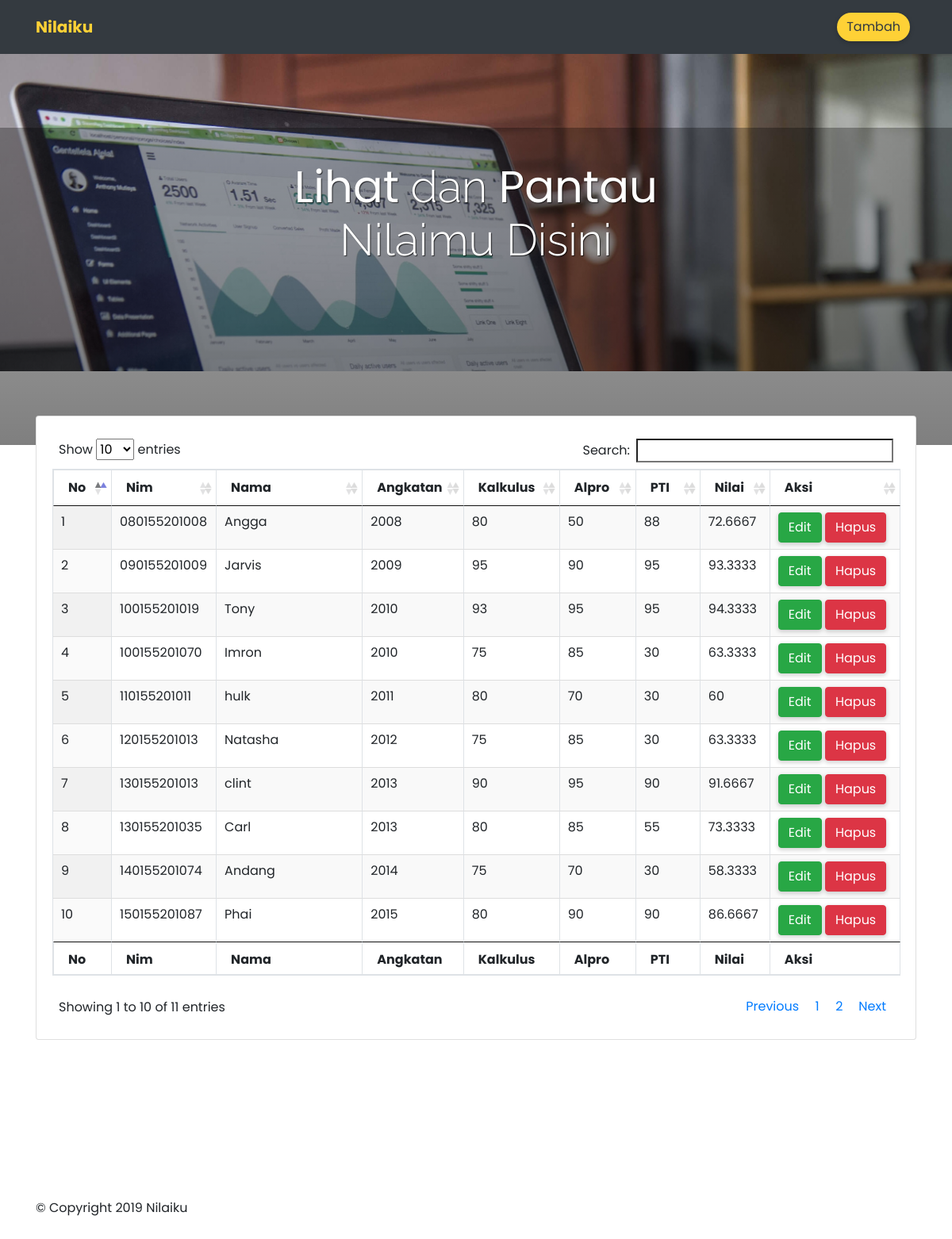
The page / on the database its author committed.
### tables this page shows
CREATE TABLE `mahasiswa` (
  `nim` varchar(12) NOT NULL,
  `nama` varchar(100) NOT NULL,
  `angkatan` int(50) NOT NULL,
  `kalkulus` int(10) NOT NULL,
  `alpro` int(10) NOT NULL,
  `pti` int(10) NOT NULL,
  `nilai` float NOT NULL
);

### index.php (the view, shortened to what this page needs)
<!DOCTYPE html>
<html>
<head>
  <link rel="stylesheet" href="https://cdnjs.cloudflare.com/ajax/libs/twitter-bootstrap/4.1.3/css/bootstrap.css">
  <link rel="stylesheet" type="text/css" href="assets/css/jquery.dataTables.min.css">
  <link rel="stylesheet" type="text/css" href="assets/css/dataTables.jqueryui.min.css">
  <link rel="stylesheet" href="https://cdn.datatables.net/1.10.19/css/dataTables.bootstrap4.min.css">
  <link rel="stylesheet" href="https://cdnjs.cloudflare.com/ajax/libs/animate.css/3.7.0/animate.min.css">
</head>
<body>
    <nav class="navbar navbar-expand-lg navbar-dark bg-dark">
      <div class="container">
        <a class="navbar-brand" href="index.php" style="color: #FED136 !important;"><strong>Nilaiku</strong></a>
      <div class="collapse navbar-collapse" id="navbarNavAltMarkup">
        <div class="navbar-nav ml-auto">
          <a class="nav-item nav-link" href="add.php"><button class="btn btn-primary" style="border-radius: 40px; background-color: #FED136 !important; border: none;color: #343A40 !important;">Tambah</button></a>
        </div>
      </div>
      </div>
    </nav>
    <div class="jumbotron jumbotron-fluid" style="height: 400px; background-image: url('assets/images/jumbotron.jpg'); background-size: cover;">
      <div class="container">
        <h2 class="display-4 text-white text-center animated fadeInUp" style="font-family: 'Raleway', sans-serif; text-shadow: 1px 1px 1px rgba(0, 0, 0, .7); z-index: 9999;"><strong>Lihat</strong> dan <strong>Pantau</strong> <br> Nilaimu Disini</h2>
      </div>
    </div>
  <div class="container pt-4">
    <div class="card mb-4">
      <div class="card-body">
      <table id="example" class="table table-bordered display" cellspacing="0" width="100%">
          <thead>
              <tr>
                <th>No</th>
                <th>Nim</th>
                <th>Nama</th>
                <th>Angkatan</th>
                <th>Kalkulus</th>
                <th>Alpro</th>
                <th>PTI</th>
                <th>Nilai</th>
                <th>Aksi</th>
              </tr>
          </thead>
          <tfoot>
              <tr>
                <th>No</th>
                <th>Nim</th>
                <th>Nama</th>
                <th>Angkatan</th>
                <th>Kalkulus</th>
                <th>Alpro</th>
                <th>PTI</th>
                <th>Nilai</th>
                <th>Aksi</th>
              </tr>
          </tfoot>
          <tbody>
          <?php
            include 'koneksi.php';
            $sql = "SELECT * FROM mahasiswa";
            $query = $koneksi->query($sql);
            $no = 1;
            while ($row = $query->fetch_assoc()) :?>
            <tr>
              <td><?php echo $no++; ?></td>
              <td><?php echo $row['nim'];?></td>
              <td><?php echo $row['nama'];?></td>
              <td><?php echo $row['angkatan'];?></td>
              <td><?php echo $row['kalkulus'];?></td>
              <td><?php echo $row['alpro'];?></td>
              <td><?php echo $row['pti'];?></td>
              <td><?php echo $row['nilai']; ?></td>
              <td>
                <a class="btn btn-success" href="edit.php?id=<?php echo $row['nim']; ?>">Edit</a>
                <a class="btn btn-danger" href="hapus.php?id=<?php echo $row['nim']; ?>"onclick="return confirm('Anda yakin ingin menghapus?')">Hapus</a>
          </td>
        </tr>
          <?php endwhile;?>
          </tbody>
      </table>
      </div>
    </div>
  </div>
  <footer>
    <div class="container">
      <div class="row">
        <div class="col-md-12">
          <p>&copy; Copyright 2019 Nilaiku </p>
        </div>
      </div>
    </div>
  </footer>
</body>
</html>

### index.php (style rules this page uses)
.fadeInUp { -webkit-animation-name: fadeInUp; animation-name: fadeInUp; }
* { font-family: 'Poppins'; }
.jumbotron::after { content: ''; display: block; width: 100%; height: 400px; top: 10%; background-image: linear-gradient(to top, rgba(0,0,0,.5), rgba(0,0,0,.3)); position: absolute; bottom: 0; }
.jumbotron .container { z-index: 1; position: relative; }
.btn { box-shadow: 0 2px 5px 1px rgba(0, 0, 0, 0.16); }
.display-4 { margin-top: 70px; }
footer { margin-top: 200px; min-height: 100px; }

### rows shown on the page
mahasiswa: nim "080155201008", nama "Angga", angkatan "2008", kalkulus "80", alpro "50", pti "88", nilai "72.6667"
mahasiswa: nim "090155201009", nama "Jarvis", angkatan "2009", kalkulus "95", alpro "90", pti "95", nilai "93.3333"
mahasiswa: nim "100155201019", nama "Tony", angkatan "2010", kalkulus "93", alpro "95", pti "95", nilai "94.3333"
mahasiswa: nim "100155201070", nama "Imron", angkatan "2010", kalkulus "75", alpro "85", pti "30", nilai "63.3333"
mahasiswa: nim "110155201011", nama "hulk", angkatan "2011", kalkulus "80", alpro "70", pti "30", nilai "60"
mahasiswa: nim "120155201013", nama "Natasha", angkatan "2012", kalkulus "75", alpro "85", pti "30", nilai "63.3333"
mahasiswa: nim "130155201013", nama "clint", angkatan "2013", kalkulus "90", alpro "95", pti "90", nilai "91.6667"
mahasiswa: nim "130155201035", nama "Carl", angkatan "2013", kalkulus "80", alpro "85", pti "55", nilai "73.3333"
mahasiswa: nim "140155201074", nama "Andang", angkatan "2014", kalkulus "75", alpro "70", pti "30", nilai "58.3333"
mahasiswa: nim "150155201087", nama "Phai", angkatan "2015", kalkulus "80", alpro "90", pti "90", nilai "86.6667"
